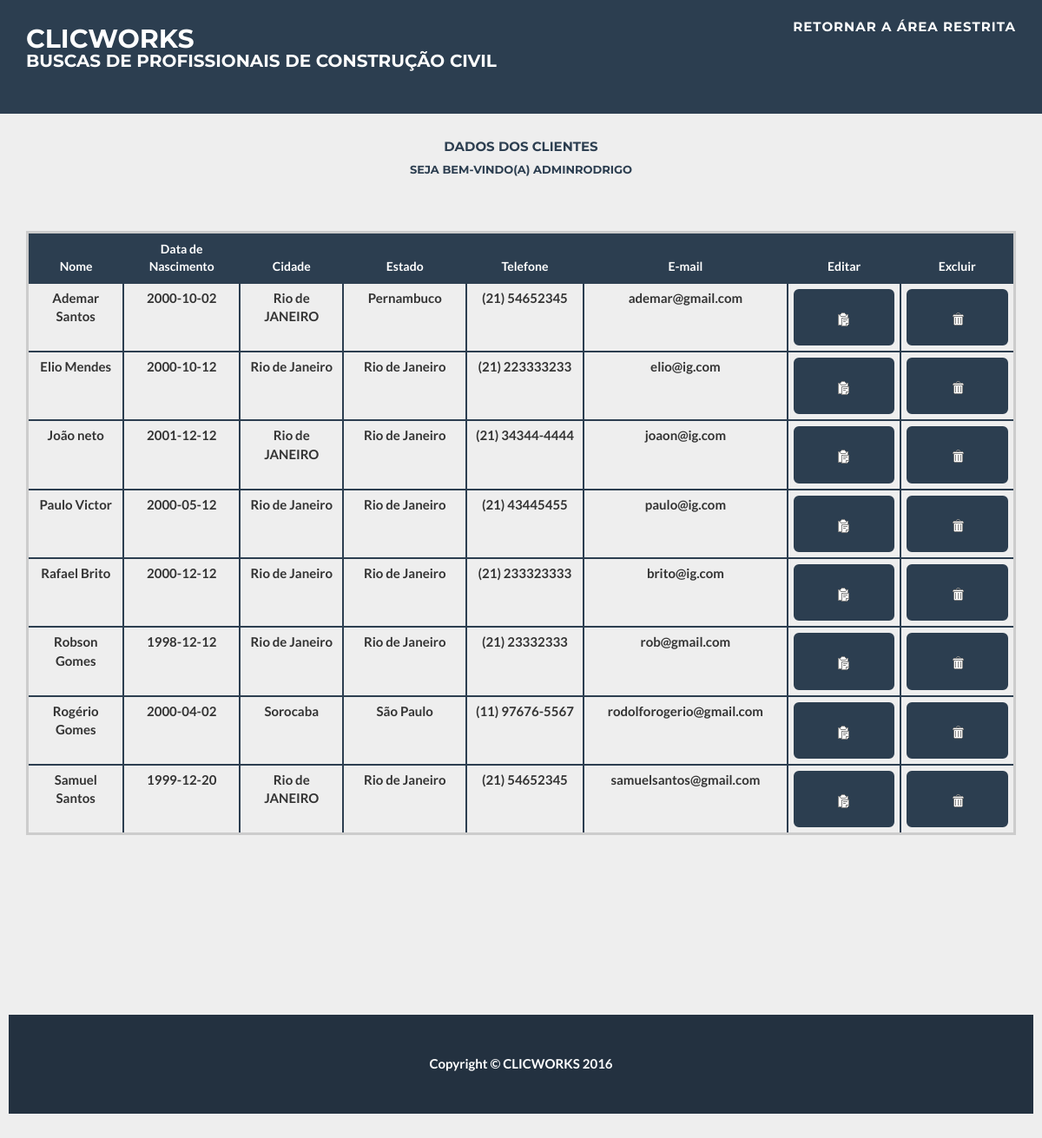
Page /views/areaAdministradorClientes.php (signed in) on the committed database.
### tables this page shows
CREATE TABLE IF NOT EXISTS `clientes` (
  `id_cli` int(11) NOT NULL AUTO_INCREMENT,
  `id_login_cli` int(11) NOT NULL,
  `nome_cli` varchar(200) NOT NULL,
  `data_nascimento_cli` datetime NOT NULL,
  `data_cadastro_cli` datetime NOT NULL,
  `endereco_cli` varchar(200) NOT NULL,
  `cep_cli` varchar(100) NOT NULL,
  `bairro_cli` varchar(100) NOT NULL,
  `cidade_cli` varchar(100) NOT NULL,
  `estado_cli` varchar(100) NOT NULL,
  `telefone_cli` varchar(100) NOT NULL,
  `email_cli` varchar(200) NOT NULL,
  PRIMARY KEY (`id_cli`),
  KEY `log_cli` (`id_login_cli`)
);

### controllers/clienteController.php (called while the page is built, shortened)
<?php
require_once("../Model/clienteModel.php");
require_once("../Model/cadastroClienteModel.php");
require_once("../dao/mao_De_Obra_Dao.php");
class clienteController {
	static function exibirDadosClientes(){
		$mao_De_Obra_Dao = new mao_De_Obra_Dao();
        $result = $mao_De_Obra_Dao->exibirDadosClientes();
		$listaCadastrosClientes = array();
		$indice = 1;
        if (($result -> rowCount()) >= 1){
            foreach($result as $cli) {
				$clienteModel = new clienteModel();
				$cadastroClienteModel = new cadastroClienteModel();
				$clienteModel->setId_cli($cli[0]);
				$clienteModel->setId_login_cli($cli[1]);
				$clienteModel->setNome_cli($cli[2]);
				$clienteModel->setData_Nascimento_cli($cli[3]);
				$clienteModel->setData_Cadastro_cli($cli[4]);
				$clienteModel->setEndereco_cli($cli[5]);
				$clienteModel->setCep_cli($cli[6]);
				$clienteModel->setBairro_cli($cli[7]);
				$clienteModel->setCidade_cli($cli[8]);
				$clienteModel->setEstado_cli($cli[9]);
				$clienteModel->setTelefone_cli($cli[10]);
				$clienteModel->setEmail_cli($cli[11]);
				$cadastroClienteModel->setClienteModel($clienteModel);
				$listaCadastrosClientes[$indice] = $cadastroClienteModel;
				$indice++;
			}
		}
		return $listaCadastrosClientes;
	}
}

### db/conexao.php (called while the page is built, shortened)
<?php
class Conexao extends PDO {
    private $conn = "mysql:host=localhost; dbname=mao_de_obra; charset=utf8";
    private $usuario = "root";
    private $senha = "";
    public $handle = null;
    function __construct() {
        try {
            if ($this->handle == null) {
                $dbh = parent::__construct($this->conn, $this->usuario, $this->senha);
                $this->handle = $dbh;
                return $this->handle;
            }
        } catch (PDOException $e) {
            echo "a conexão falhou. Erro: " . $e->getMessage();
            return false;
        }
    }
}

### dao/mao_De_Obra_Dao.php (called while the page is built, shortened)
<?php
require_once("../db/conexao.php");
require_once("../Model/clienteModel.php");
require_once("../Model/cadastroClienteModel.php");
class mao_De_Obra_Dao{
	public function exibirDadosClientes(){
		try{
			$this->conn = new conexao();
			$query = ("SELECT id_cli, id_login_cli, nome_cli, date_format(data_nascimento_cli,'%Y-%m-%d') as data_nascimento_cli, date_format(data_cadastro_cli,'%Y-%m-%d') as data_cadastro_cli, endereco_cli, cep_cli, bairro_cli, cidade_cli, estado_cli, telefone_cli, email_cli FROM clientes  ORDER BY nome_cli ");
			$stmt = $this->conn->prepare($query);
			  $stmt->execute();
			  return $stmt;
		}catch (Exception $ex){
			echo "Erro: " . $ex->getMessage();
		}
	}
}

### Model/cadastroClienteModel.php (called while the page is built, shortened)
<?php
require_once("../Model/clienteModel.php");
class cadastroClienteModel {
    private $clienteModel;
    function getClienteModel() {
        return $this->clienteModel;
    }
    function setClienteModel($clienteModel) {
        $this->clienteModel = $clienteModel;
    }
}

### Model/clienteModel.php (called while the page is built, shortened)
<?php
class clienteModel {
    private $id_cli;
	private $id_login_cli;
    private $nome_cli;
	private $data_nascimento_cli;
	private $cidade_cli;
	private $estado_cli;
	private $telefone_cli;
	private $email_cli;
    function getId_cli() {
        return $this->id_cli;
    }
	function getId_login_cli() {
        return $this->id_login_cli;
    }
    function getNome_cli() {
        return $this->nome_cli;
    }
	function getData_nascimento_cli() {
        return $this->data_nascimento_cli;
    }
	function getCidade_cli() {
        return $this->cidade_cli;
    }
	function getEstado_cli() {
        return $this->estado_cli;
    }
	function getTelefone_cli() {
        return $this->telefone_cli;
    }
	function getEmail_cli() {
        return $this->email_cli;
    }
    function setId_cli($id_cli) {
        $this->id_cli = $id_cli;
    }
	function setId_login_cli($id_login_cli) {
        $this->id_login_cli = $id_login_cli;
    }
    function setNome_cli($nome_cli) {
        $this->nome_cli = $nome_cli;
    }
	function setData_nascimento_cli($data_nascimento_cli) {
        $this->data_nascimento_cli = $data_nascimento_cli;
    }
	function setCidade_cli($cidade_cli) {
        $this->cidade_cli = $cidade_cli;
    }
	function setEstado_cli($estado_cli) {
        $this->estado_cli = $estado_cli;
    }
	function setTelefone_cli($telefone_cli) {
        $this->telefone_cli = $telefone_cli;
    }
	function setEmail_cli($email_cli) {
        $this->email_cli = $email_cli;
    }
}

### views/areaAdministradorClientes.php (the view, shortened to what this page needs)
<?php
    require_once("../controllers/clienteController.php");
	require_once("../Model/cadastroClienteModel.php");
	require_once("../Model/clienteModel.php");
	$validar = $_SESSION["nomeUsuario"];
	if (empty($validar)){
		header("Location:../index.php");
	}else{
		$clienteController = new clienteController();
		$listaCadastrosClientes = $clienteController->exibirDadosClientes();
	}
?>
<!DOCTYPE html>
<html lang="pt-br">
<head>
    <link href="../views/bootstrap/css/bootstrap.min.css" rel="stylesheet">
	 <link href="../views/bootstrap/css/bootstrap.css" rel="stylesheet">
	<link href="../views/bootstrap/css/ie10-viewport-bug-workaround.css" rel="stylesheet">
    <link href="../views/bootstrap/css/signin.css" rel="stylesheet">
	<link rel="stylesheet" href="../views/bootstrap/css/tabela_adm.css" media="screen" />
    <link href="../views/bootstrap/css/freelancer.css" rel="stylesheet">
    <link href="font-awesome/css/font-awesome.min.css" rel="stylesheet" type="text/css">
</head>
<body id="page-top" class="index">
    <nav class="navbar navbar-default navbar-fixed-top">
        <div class="container">
            <div class="navbar-header page-scroll">
                <a class="navbar-brand" href="../index.php"><b>CLICWORKS<b/> <br/>
				<p>Buscas de Profissionais de construção civil<p/></a>
            </div>
            <div class="collapse navbar-collapse" id="bs-example-navbar-collapse-1">
                <ul class="nav navbar-nav navbar-right">
                    <li class="page-scroll">
						<a href="../views/areaAdministrador.php">Retornar a área restrita</a>
                    </li>
                </ul>
            </div>
        </div>
    </nav>
    <section>
        <div class="container">
            <div class="row">
                <div class="col-lg-12 text-center">
					 <h5>Dados dos Clientes</h5>
                     <h6> <?php echo "Seja bem-vindo(a) ". $validar;?> </h6>
                </div>
            </div>
			<table  class="table">
				<thead >
					<tr>
						<th class="text-center">Nome</th>
						<th class="text-center">Data de  Nascimento</th>
						<th class="text-center">Cidade</th>
						<th class="text-center">Estado</th>
						<th class="text-center">Telefone</th>
						<th class="text-center">E-mail</th>
						<th class="text-center">Editar</th>
						<th class="text-center">Excluir</th>
					</tr>
				</thead>
				<tbody>
					<tr>
						<?php
							foreach($listaCadastrosClientes as $itemLista){
								echo "<td>".$itemLista->getClienteModel()->getNome_cli()."</td>" ;
								echo "<td>".$itemLista->getClienteModel()->getData_nascimento_cli()."</td>";
								echo "<td>".$itemLista->getClienteModel()->getCidade_cli()."</td> ";
								echo "<td>".$itemLista->getClienteModel()->getEstado_cli()."</td>";
								echo "<td>".$itemLista->getClienteModel()->getTelefone_cli()."</td>";
								echo "<td>".$itemLista->getClienteModel()->getEmail_cli()."</td>";
								echo" <td><a href='administradorEditaCadastroCliente.php?id=".$itemLista->getClienteModel()->getId_cli()."'><button class='btn btn-lg btn-primary btn-block' type='submit' ><img src=\"../imagens/edit.png\"a href='#'></button>
								<input type='hidden' name='acao' id='".$itemLista->getClienteModel()->getId_cli()."' value='mostrarDadosClienteId'></a></td>";
								echo" <td><a href='excluiCliente.php?idLogin=".$itemLista->getClienteModel()->getId_login_cli()."'><button class='btn btn-lg btn-primary btn-block' type='submit' Onclick=\"return deleta();\" excluir ><img src=\"../imagens/delete.png\"</a></button>
								<input type='hidden' name='acao' id='".$itemLista->getClienteModel()->getId_login_cli()."' value='XXX'></a></td></tr>";
							}
						?>
				</tbody>
			</table>
			<br/><br/><br/><br/>
        </div>
    </section>
    <footer class="text-center">
        <div class="footer-below">
            <div class="container">
                <div class="row">
                    <div class="col-lg-12">
                        Copyright &copy; CLICWORKS 2016
                    </div>
                </div>
            </div>
        </div>
    </footer>
</body>
</html>

### rows in the picture
clientes: nome_cli "Ademar Santos", Data_nascimento_cli "2000-10-02", cidade_cli "Rio de JANEIRO", estado_cli "Pernambuco", telefone_cli "(21) 54652345", email_cli "ademar@gmail.com"
clientes: nome_cli "Elio Mendes", Data_nascimento_cli "2000-10-12", cidade_cli "Rio de Janeiro", estado_cli "Rio de Janeiro", telefone_cli "(21) 223333233", email_cli "elio@ig.com"
clientes: nome_cli "João neto", Data_nascimento_cli "2001-12-12", cidade_cli "Rio de JANEIRO", estado_cli "Rio de Janeiro", telefone_cli "(21) 34344-4444", email_cli "joaon@ig.com"
clientes: nome_cli "Paulo Victor", Data_nascimento_cli "2000-05-12", cidade_cli "Rio de Janeiro", estado_cli "Rio de Janeiro", telefone_cli "(21) 43445455", email_cli "paulo@ig.com"
clientes: nome_cli "Rafael Brito", Data_nascimento_cli "2000-12-12", cidade_cli "Rio de Janeiro", estado_cli "Rio de Janeiro", telefone_cli "(21) 233323333", email_cli "brito@ig.com"
clientes: nome_cli "Robson Gomes", Data_nascimento_cli "1998-12-12", cidade_cli "Rio de Janeiro", estado_cli "Rio de Janeiro", telefone_cli "(21) 23332333", email_cli "rob@gmail.com"
clientes: nome_cli "Rogério Gomes", Data_nascimento_cli "2000-04-02", cidade_cli "Sorocaba", estado_cli "São Paulo", telefone_cli "(11) 97676-5567", email_cli "rodolforogerio@gmail.com"
clientes: nome_cli "Samuel Santos", Data_nascimento_cli "1999-12-20", cidade_cli "Rio de JANEIRO", estado_cli "Rio de Janeiro", telefone_cli "(21) 54652345", email_cli "samuelsantos@gmail.com"

### other values in the picture
$validar "ADMINRODRIGO"
